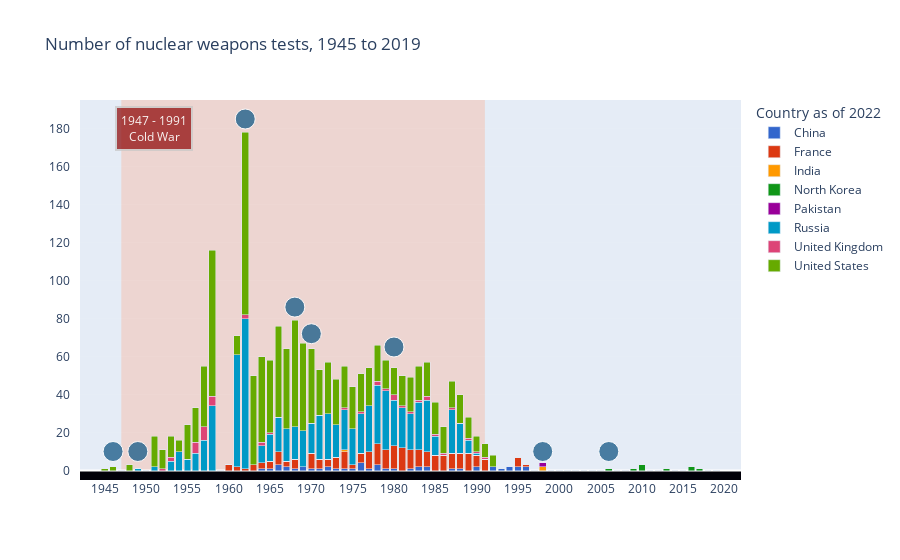

Notebook source saved alongside this figure:
### Code cell
title="Number of nuclear weapons tests, 1945 to 2019"
description="This interactive chart shows the number of nuclear weapons tests conducted since 1945. We can see that the Cold War was a very active period of nuclear weapons development. Although nuclear weapons were only ever used in warfare during the Second World War, there have been many tests conducted since then."

def kbplot():

    fig3 = px.bar(
        data_frame=df3.sort_values(by=["country_name"]),
        x=df3["year"],
        y=df3["nuclear_weapons_tests"],
        color=df3["country_name"],
        barmode="stack",
        height=600,
        hover_name=df3["country_name"],
        #hover_data="Test <extra></extra>",
        #labels=,
        title="Number of nuclear weapons tests, 1945 to 2019",
        labels={"color": "Country as of 2022", "x": "", "y": ""},
        color_discrete_sequence=px.colors.qualitative.G10
    )

    hovertemp="%{y}"

    fig3.update_traces(hovertemplate=hovertemp)

    fig3.update_layout(
        xaxis=dict(
            range=[1942,2022],
            ticklabelstep=5,
            tickangle=0,
            tickmode="linear",
            showgrid=False,
            #position=0,
            #anchor="free"
        ),
        yaxis=dict(
            #tickmode="linear",
            #tick0=20,
            #ticklabelstep=20,
            dtick=20,
            range=[-5,195],
            #showgrid=False,
            griddash="solid",
            gridwidth=0.05,
            #ticklabelstep=20,
            tickson="boundaries",
            ticksuffix="   ",
            #minor=dict(
            #    dtick=0.1,
            #    tick0=20),
            #tickmode="auto"

    ))

    #fig3.update_yaxes(ticksuffix = "   ")

    ########## Cold War ##########

    fig3.add_vrect(
        x0="1947", x1="1991",
        fillcolor="LightSalmon", opacity=0.3,
        layer="below", line_width=0,
    ),

    fig3.add_annotation(
            x=1951,
            y=180,
            xref="x",
            yref="y",
            text="1947 - 1991<br>Cold War",
            showarrow=False,
            font=dict(
                #family="Courier New, monospace",
                size=12,
                color="#ffffff"
                ),
            align="center",
            arrowhead=2,
            arrowsize=1,
            arrowwidth=2,
            arrowcolor="#636363",
            #ax=65,
            #ay=-80,
            bordercolor="#c7c7c7",
            borderwidth=2,
            borderpad=4,
            bgcolor="DarkRed",
            opacity=0.7
            )

    fig3.add_hrect(
        y0=-5, y1=0,
        fillcolor="#010008", opacity=1,
        layer="below", line_width=0,
    ),

    fig3.add_scatter(
        x=[1946],
        y=[10],
        name="1945",
        showlegend=False,
        hovertemplate="<b>1945:</b><br>Atomic bombings of Hiroshima and Nagasaki<extra></extra>",
        marker=dict(
            size=20,
            color="#21618C",
            opacity=0.8,
            line_color="white",
            line_width=1,
    ))

    fig3.add_scatter(
        x=[1949],
        y=[10],
        name="1949",
        showlegend=False,
        hovertemplate="<b>1949:</b><br>First successful test by USSR<extra></extra>",
        marker=dict(
            size=20,
            color="#21618C",
            opacity=0.8,
            line_color="white",
            line_width=1,
    ))

    fig3.add_scatter(
        x=[1962],
        y=[185],
        name="1962",
        showlegend=False,
        hovertemplate="<b>1962:</b><br>Cuban Missile Crisis<extra></extra>",
        marker=dict(
            size=20,
            color="#21618C",
            opacity=0.8,
            line_color="white",
            line_width=1,
    ))

    fig3.add_scatter(
        x=[1968],
        y=[86],
        name="1968",
        showlegend=False,
        hovertemplate="<b>1968:</b><br>Non-Proliferation Treaty<extra></extra>",
        marker=dict(
            size=20,
            color="#21618C",
            opacity=0.8,
            line_color="white",
            line_width=1,
    ))

    fig3.add_scatter(
        x=[1970],
        y=[72],
        name="1969",
        showlegend=False,
        hovertemplate="<b>1969:</b><br>Détente began in 1969, as a core element of the foreign policy<br>of president Richard Nixon and his top advisor Henry Kissinger. They wanted to end<br>the containment policy and gain friendlier relations with the USSR and China.<extra></extra>",
        marker=dict(
            size=20,
            color="#21618C",
            opacity=0.8,
            line_color="white",
            line_width=1,
    ))

    fig3.add_scatter(
        x=[1980],
        y=[65],
        name="1979",
        showlegend=False,
        hovertemplate="<b>1979:</b><br>Cold War flares up after Soviet invasion of Afghanistan<extra></extra>",
        marker=dict(
            size=20,
            color="#21618C",
            opacity=0.8,
            line_color="white",
            line_width=1,
    ))

    fig3.add_scatter(
        x=[1998],
        y=[10],
        name="1998",
        showlegend=False,
        hovertemplate="<b>1998:</b><br>India test detonated five nuclear weapons. Domestic pressure<br>within Pakistan began to build which resulted in detonating six nuclear weapons.<extra></extra>",
        marker=dict(
            size=20,
            color="#21618C",
            opacity=0.8,
            line_color="white",
            line_width=1,
    ))

    fig3.add_scatter(
        x=[2006],
        y=[10],
        name="2006",
        showlegend=False,
        hovertemplate="<b>2006:</b><br>First successful test by North Korea<extra></extra>",
        marker=dict(
            size=20,
            color="#21618C",
            opacity=0.8,
            line_color="white",
            line_width=1,
    ))    

    key=""
    info_dict=dict(title=title, description=description, lib="plotly_express")
    tuple=(key,fig3,info_dict)
    return tuple

def get_plots():
    rlist =[kbplot()]
    #rlist =[kbplot(),kbplot2()] #kbplot2 definieren!
    return rlist

testplot = kbplot()
testplot[1].show()

### Figure 1 — Plotly figure (JSON) as saved in the notebook; plotly's stock layout.template omitted (floating-point values rounded to 4 significant figures)
{"data": [{"alignmentgroup": "True", "hovertemplate": "%{y}", "hovertext": ["China", "China", "China", "China", "China", "China", "China", "China", "China", "China", "China", "China", "China", "China", "China", "China", "China", "China", "China", "China", "China", "China", "China", "China", "China", "China", "China", "China", "China", "China", "China", "China", "China", "China", "China", "China", "China", "China", "China", "China", "China", "China", "China", "China", "China", "China", "China", "China", "China", "China", "China", "China", "China", "China", "China", "China", "China", "China", "China", "China", "China", "China", "China", "China", "China", "China", "China", "China", "China", "China", "China", "China", "China", "China", "China"], "legendgroup": "China", "marker": {"color": "#3366CC", "pattern": {"shape": ""}}, "name": "China", "offsetgroup": "China", "orientation": "v", "showlegend": true, "textposition": "auto", "type": "bar", "x": [1945, 1946, 1947, 1948, 1949, 1950, 1951, 1952, 1953, 1954, 1955, 1956, 1957, 1958, 1959, 1960, 1961, 1962, 1963, 1964, 1965, 1966, 1967, 1968, 1969, 1970, 1971, 1972, 1973, 1974, 1975, 1976, 1977, 1978, 1979, 1980, 1981, 1982, 1983, 1984, 1985, 1986, 1987, 1988, 1989, 1990, 1991, 1992, 1993, 1994, 1995, 1996, 1997, 1998, 1999, 2000, 2001, 2002, 2003, 2004, 2005, 2006, 2007, 2008, 2009, 2010, 2011, 2012, 2013, 2014, 2015, 2016, 2017, 2018, 2019], "xaxis": "x", "y": [0, 0, 0, 0, 0, 0, 0, 0, 0, 0, 0, 0, 0, 0, 0, 0, 0, 0, 0, 1, 1, 3, 2, 1, 2, 1, 1, 2, 1, 1, 1, 4, 1, 3, 1, 1, 0, 1, 2, 2, 0, 0, 1, 1, 0, 2, 0, 2, 1, 2, 2, 2, 0, 0, 0, 0, 0, 0, 0, 0, 0, 0, 0, 0, 0, 0, 0, 0, 0, 0, 0, 0, 0, 0, 0], "yaxis": "y"}, {"alignmentgroup": "True", "hovertemplate": "%{y}", "hovertext": ["France", "France", "France", "France", "France", "France", "France", "France", "France", "France", "France", "France", "France", "France", "France", "France", "France", "France", "France", "France", "France", "France", "France", "France", "France", "France", "France", "France", "France", "France", "France", "France", "France", "France", "France", "France", "France", "France", "France", "France", "France", "France", "France", "France", "France", "France", "France", "France", "France", "France", "France", "France", "France", "France", "France", "France", "France", "France", "France", "France", "France", "France", "France", "France", "France", "France", "France", "France", "France", "France", "France", "France", "France", "France", "France"], "legendgroup": "France", "marker": {"color": "#DC3912", "pattern": {"shape": ""}}, "name": "France", "offsetgroup": "France", "orientation": "v", "showlegend": true, "textposition": "auto", "type": "bar", "x": [1945, 1946, 1947, 1948, 1949, 1950, 1951, 1952, 1953, 1954, 1955, 1956, 1957, 1958, 1959, 1960, 1961, 1962, 1963, 1964, 1965, 1966, 1967, 1968, 1969, 1970, 1971, 1972, 1973, 1974, 1975, 1976, 1977, 1978, 1979, 1980, 1981, 1982, 1983, 1984, 1985, 1986, 1987, 1988, 1989, 1990, 1991, 1992, 1993, 1994, 1995, 1996, 1997, 1998, 1999, 2000, 2001, 2002, 2003, 2004, 2005, 2006, 2007, 2008, 2009, 2010, 2011, 2012, 2013, 2014, 2015, 2016, 2017, 2018, 2019], "xaxis": "x", "y": [0, 0, 0, 0, 0, 0, 0, 0, 0, 0, 0, 0, 0, 0, 0, 3, 2, 1, 3, 3, 4, 7, 3, 5, 0, 8, 5, 4, 6, 9, 2, 5, 9, 11, 10, 12, 12, 10, 9, 8, 8, 8, 8, 8, 9, 6, 6, 0, 0, 0, 5, 1, 0, 0, 0, 0, 0, 0, 0, 0, 0, 0, 0, 0, 0, 0, 0, 0, 0, 0, 0, 0, 0, 0, 0], "yaxis": "y"}, {"alignmentgroup": "True", "hovertemplate": "%{y}", "hovertext": ["India", "India", "India", "India", "India", "India", "India", "India", "India", "India", "India", "India", "India", "India", "India", "India", "India", "India", "India", "India", "India", "India", "India", "India", "India", "India", "India", "India", "India", "India", "India", "India", "India", "India", "India", "India", "India", "India", "India", "India", "India", "India", "India", "India", "India", "India", "India", "India", "India", "India", "India", "India", "India", "India", "India", "India", "India", "India", "India", "India", "India", "India", "India", "India", "India", "India", "India", "India", "India", "India", "India", "India", "India", "India", "India"], "legendgroup": "India", "marker": {"color": "#FF9900", "pattern": {"shape": ""}}, "name": "India", "offsetgroup": "India", "orientation": "v", "showlegend": true, "textposition": "auto", "type": "bar", "x": [1945, 1946, 1947, 1948, 1949, 1950, 1951, 1952, 1953, 1954, 1955, 1956, 1957, 1958, 1959, 1960, 1961, 1962, 1963, 1964, 1965, 1966, 1967, 1968, 1969, 1970, 1971, 1972, 1973, 1974, 1975, 1976, 1977, 1978, 1979, 1980, 1981, 1982, 1983, 1984, 1985, 1986, 1987, 1988, 1989, 1990, 1991, 1992, 1993, 1994, 1995, 1996, 1997, 1998, 1999, 2000, 2001, 2002, 2003, 2004, 2005, 2006, 2007, 2008, 2009, 2010, 2011, 2012, 2013, 2014, 2015, 2016, 2017, 2018, 2019], "xaxis": "x", "y": [0, 0, 0, 0, 0, 0, 0, 0, 0, 0, 0, 0, 0, 0, 0, 0, 0, 0, 0, 0, 0, 0, 0, 0, 0, 0, 0, 0, 0, 1, 0, 0, 0, 0, 0, 0, 0, 0, 0, 0, 0, 0, 0, 0, 0, 0, 0, 0, 0, 0, 0, 0, 0, 2, 0, 0, 0, 0, 0, 0, 0, 0, 0, 0, 0, 0, 0, 0, 0, 0, 0, 0, 0, 0, 0], "yaxis": "y"}, {"alignmentgroup": "True", "hovertemplate": "%{y}", "hovertext": ["North Korea", "North Korea", "North Korea", "North Korea", "North Korea", "North Korea", "North Korea", "North Korea", "North Korea", "North Korea", "North Korea", "North Korea", "North Korea", "North Korea", "North Korea", "North Korea", "North Korea", "North Korea", "North Korea", "North Korea", "North Korea", "North Korea", "North Korea", "North Korea", "North Korea", "North Korea", "North Korea", "North Korea", "North Korea", "North Korea", "North Korea", "North Korea", "North Korea", "North Korea", "North Korea", "North Korea", "North Korea", "North Korea", "North Korea", "North Korea", "North Korea", "North Korea", "North Korea", "North Korea", "North Korea", "North Korea", "North Korea", "North Korea", "North Korea", "North Korea", "North Korea", "North Korea", "North Korea", "North Korea", "North Korea", "North Korea", "North Korea", "North Korea", "North Korea", "North Korea", "North Korea", "North Korea", "North Korea", "North Korea", "North Korea", "North Korea", "North Korea", "North Korea", "North Korea", "North Korea", "North Korea", "North Korea", "North Korea", "North Korea", "North Korea"], "legendgroup": "North Korea", "marker": {"color": "#109618", "pattern": {"shape": ""}}, "name": "North Korea", "offsetgroup": "North Korea", "orientation": "v", "showlegend": true, "textposition": "auto", "type": "bar", "x": [1945, 1946, 1947, 1948, 1949, 1950, 1951, 1952, 1953, 1954, 1955, 1956, 1957, 1958, 1959, 1960, 1961, 1962, 1963, 1964, 1965, 1966, 1967, 1968, 1969, 1970, 1971, 1972, 1973, 1974, 1975, 1976, 1977, 1978, 1979, 1980, 1981, 1982, 1983, 1984, 1985, 1986, 1987, 1988, 1989, 1990, 1991, 1992, 1993, 1994, 1995, 1996, 1997, 1998, 1999, 2000, 2001, 2002, 2003, 2004, 2005, 2006, 2007, 2008, 2009, 2010, 2011, 2012, 2013, 2014, 2015, 2016, 2017, 2018, 2019], "xaxis": "x", "y": [0, 0, 0, 0, 0, 0, 0, 0, 0, 0, 0, 0, 0, 0, 0, 0, 0, 0, 0, 0, 0, 0, 0, 0, 0, 0, 0, 0, 0, 0, 0, 0, 0, 0, 0, 0, 0, 0, 0, 0, 0, 0, 0, 0, 0, 0, 0, 0, 0, 0, 0, 0, 0, 0, 0, 0, 0, 0, 0, 0, 0, 1, 0, 0, 1, 3, 0, 0, 1, 0, 0, 2, 1, 0, 0], "yaxis": "y"}, {"alignmentgroup": "True", "hovertemplate": "%{y}", "hovertext": ["Pakistan", "Pakistan", "Pakistan", "Pakistan", "Pakistan", "Pakistan", "Pakistan", "Pakistan", "Pakistan", "Pakistan", "Pakistan", "Pakistan", "Pakistan", "Pakistan", "Pakistan", "Pakistan", "Pakistan", "Pakistan", "Pakistan", "Pakistan", "Pakistan", "Pakistan", "Pakistan", "Pakistan", "Pakistan", "Pakistan", "Pakistan", "Pakistan", "Pakistan", "Pakistan", "Pakistan", "Pakistan", "Pakistan", "Pakistan", "Pakistan", "Pakistan", "Pakistan", "Pakistan", "Pakistan", "Pakistan", "Pakistan", "Pakistan", "Pakistan", "Pakistan", "Pakistan", "Pakistan", "Pakistan", "Pakistan", "Pakistan", "Pakistan", "Pakistan", "Pakistan", "Pakistan", "Pakistan", "Pakistan", "Pakistan", "Pakistan", "Pakistan", "Pakistan", "Pakistan", "Pakistan", "Pakistan", "Pakistan", "Pakistan", "Pakistan", "Pakistan", "Pakistan", "Pakistan", "Pakistan", "Pakistan", "Pakistan", "Pakistan", "Pakistan", "Pakistan", "Pakistan"], "legendgroup": "Pakistan", "marker": {"color": "#990099", "pattern": {"shape": ""}}, "name": "Pakistan", "offsetgroup": "Pakistan", "orientation": "v", "showlegend": true, "textposition": "auto", "type": "bar", "x": [1945, 1946, 1947, 1948, 1949, 1950, 1951, 1952, 1953, 1954, 1955, 1956, 1957, 1958, 1959, 1960, 1961, 1962, 1963, 1964, 1965, 1966, 1967, 1968, 1969, 1970, 1971, 1972, 1973, 1974, 1975, 1976, 1977, 1978, 1979, 1980, 1981, 1982, 1983, 1984, 1985, 1986, 1987, 1988, 1989, 1990, 1991, 1992, 1993, 1994, 1995, 1996, 1997, 1998, 1999, 2000, 2001, 2002, 2003, 2004, 2005, 2006, 2007, 2008, 2009, 2010, 2011, 2012, 2013, 2014, 2015, 2016, 2017, 2018, 2019], "xaxis": "x", "y": [0, 0, 0, 0, 0, 0, 0, 0, 0, 0, 0, 0, 0, 0, 0, 0, 0, 0, 0, 0, 0, 0, 0, 0, 0, 0, 0, 0, 0, 0, 0, 0, 0, 0, 0, 0, 0, 0, 0, 0, 0, 0, 0, 0, 0, 0, 0, 0, 0, 0, 0, 0, 0, 2, 0, 0, 0, 0, 0, 0, 0, 0, 0, 0, 0, 0, 0, 0, 0, 0, 0, 0, 0, 0, 0], "yaxis": "y"}, {"alignmentgroup": "True", "hovertemplate": "%{y}", "hovertext": ["Russia", "Russia", "Russia", "Russia", "Russia", "Russia", "Russia", "Russia", "Russia", "Russia", "Russia", "Russia", "Russia", "Russia", "Russia", "Russia", "Russia", "Russia", "Russia", "Russia", "Russia", "Russia", "Russia", "Russia", "Russia", "Russia", "Russia", "Russia", "Russia", "Russia", "Russia", "Russia", "Russia", "Russia", "Russia", "Russia", "Russia", "Russia", "Russia", "Russia", "Russia", "Russia", "Russia", "Russia", "Russia", "Russia", "Russia", "Russia", "Russia", "Russia", "Russia", "Russia", "Russia", "Russia", "Russia", "Russia", "Russia", "Russia", "Russia", "Russia", "Russia", "Russia", "Russia", "Russia", "Russia", "Russia", "Russia", "Russia", "Russia", "Russia", "Russia", "Russia", "Russia", "Russia", "Russia"], "legendgroup": "Russia", "marker": {"color": "#0099C6", "pattern": {"shape": ""}}, "name": "Russia", "offsetgroup": "Russia", "orientation": "v", "showlegend": true, "textposition": "auto", "type": "bar", "x": [1945, 1946, 1947, 1948, 1949, 1950, 1951, 1952, 1953, 1954, 1955, 1956, 1957, 1958, 1959, 1960, 1961, 1962, 1963, 1964, 1965, 1966, 1967, 1968, 1969, 1970, 1971, 1972, 1973, 1974, 1975, 1976, 1977, 1978, 1979, 1980, 1981, 1982, 1983, 1984, 1985, 1986, 1987, 1988, 1989, 1990, 1991, 1992, 1993, 1994, 1995, 1996, 1997, 1998, 1999, 2000, 2001, 2002, 2003, 2004, 2005, 2006, 2007, 2008, 2009, 2010, 2011, 2012, 2013, 2014, 2015, 2016, 2017, 2018, 2019], "xaxis": "x", "y": [0, 0, 0, 0, 1, 0, 2, 0, 5, 10, 6, 9, 16, 34, 0, 0, 59, 79, 0, 9, 14, 18, 17, 17, 19, 16, 23, 24, 17, 21, 19, 21, 24, 31, 31, 24, 21, 19, 25, 27, 10, 0, 23, 16, 7, 1, 0, 0, 0, 0, 0, 0, 0, 0, 0, 0, 0, 0, 0, 0, 0, 0, 0, 0, 0, 0, 0, 0, 0, 0, 0, 0, 0, 0, 0], "yaxis": "y"}, {"alignmentgroup": "True", "hovertemplate": "%{y}", "hovertext": ["United Kingdom", "United Kingdom", "United Kingdom", "United Kingdom", "United Kingdom", "United Kingdom", "United Kingdom", "United Kingdom", "United Kingdom", "United Kingdom", "United Kingdom", "United Kingdom", "United Kingdom", "United Kingdom", "United Kingdom", "United Kingdom", "United Kingdom", "United Kingdom", "United Kingdom", "United Kingdom", "United Kingdom", "United Kingdom", "United Kingdom", "United Kingdom", "United Kingdom", "United Kingdom", "United Kingdom", "United Kingdom", "United Kingdom", "United Kingdom", "United Kingdom", "United Kingdom", "United Kingdom", "United Kingdom", "United Kingdom", "United Kingdom", "United Kingdom", "United Kingdom", "United Kingdom", "United Kingdom", "United Kingdom", "United Kingdom", "United Kingdom", "United Kingdom", "United Kingdom", "United Kingdom", "United Kingdom", "United Kingdom", "United Kingdom", "United Kingdom", "United Kingdom", "United Kingdom", "United Kingdom", "United Kingdom", "United Kingdom", "United Kingdom", "United Kingdom", "United Kingdom", "United Kingdom", "United Kingdom", "United Kingdom", "United Kingdom", "United Kingdom", "United Kingdom", "United Kingdom", "United Kingdom", "United Kingdom", "United Kingdom", "United Kingdom", "United Kingdom", "United Kingdom", "United Kingdom", "United Kingdom", "United Kingdom", "United Kingdom"], "legendgroup": "United Kingdom", "marker": {"color": "#DD4477", "pattern": {"shape": ""}}, "name": "United Kingdom", "offsetgroup": "United Kingdom", "orientation": "v", "showlegend": true, "textposition": "auto", "type": "bar", "x": [1945, 1946, 1947, 1948, 1949, 1950, 1951, 1952, 1953, 1954, 1955, 1956, 1957, 1958, 1959, 1960, 1961, 1962, 1963, 1964, 1965, 1966, 1967, 1968, 1969, 1970, 1971, 1972, 1973, 1974, 1975, 1976, 1977, 1978, 1979, 1980, 1981, 1982, 1983, 1984, 1985, 1986, 1987, 1988, 1989, 1990, 1991, 1992, 1993, 1994, 1995, 1996, 1997, 1998, 1999, 2000, 2001, 2002, 2003, 2004, 2005, 2006, 2007, 2008, 2009, 2010, 2011, 2012, 2013, 2014, 2015, 2016, 2017, 2018, 2019], "xaxis": "x", "y": [0, 0, 0, 0, 0, 0, 0, 1, 2, 0, 0, 6, 7, 5, 0, 0, 0, 2, 0, 2, 1, 0, 0, 0, 0, 0, 0, 0, 0, 1, 0, 1, 0, 2, 1, 3, 1, 1, 1, 2, 1, 1, 1, 0, 1, 1, 1, 0, 0, 0, 0, 0, 0, 0, 0, 0, 0, 0, 0, 0, 0, 0, 0, 0, 0, 0, 0, 0, 0, 0, 0, 0, 0, 0, 0], "yaxis": "y"}, {"alignmentgroup": "True", "hovertemplate": "%{y}", "hovertext": ["United States", "United States", "United States", "United States", "United States", "United States", "United States", "United States", "United States", "United States", "United States", "United States", "United States", "United States", "United States", "United States", "United States", "United States", "United States", "United States", "United States", "United States", "United States", "United States", "United States", "United States", "United States", "United States", "United States", "United States", "United States", "United States", "United States", "United States", "United States", "United States", "United States", "United States", "United States", "United States", "United States", "United States", "United States", "United States", "United States", "United States", "United States", "United States", "United States", "United States", "United States", "United States", "United States", "United States", "United States", "United States", "United States", "United States", "United States", "United States", "United States", "United States", "United States", "United States", "United States", "United States", "United States", "United States", "United States", "United States", "United States", "United States", "United States", "United States", "United States"], "legendgroup": "United States", "marker": {"color": "#66AA00", "pattern": {"shape": ""}}, "name": "United States", "offsetgroup": "United States", "orientation": "v", "showlegend": true, "textposition": "auto", "type": "bar", "x": [1945, 1946, 1947, 1948, 1949, 1950, 1951, 1952, 1953, 1954, 1955, 1956, 1957, 1958, 1959, 1960, 1961, 1962, 1963, 1964, 1965, 1966, 1967, 1968, 1969, 1970, 1971, 1972, 1973, 1974, 1975, 1976, 1977, 1978, 1979, 1980, 1981, 1982, 1983, 1984, 1985, 1986, 1987, 1988, 1989, 1990, 1991, 1992, 1993, 1994, 1995, 1996, 1997, 1998, 1999, 2000, 2001, 2002, 2003, 2004, 2005, 2006, 2007, 2008, 2009, 2010, 2011, 2012, 2013, 2014, 2015, 2016, 2017, 2018, 2019], "xaxis": "x", "y": [1, 2, 0, 3, 0, 0, 16, 10, 11, 6, 18, 18, 32, 77, 0, 0, 10, 96, 47, 45, 38, 48, 42, 56, 46, 39, 24, 27, 24, 22, 22, 20, 20, 19, 15, 14, 16, 18, 18, 18, 17, 14, 14, 15, 11, 8, 7, 6, 0, 0, 0, 0, 0, 0, 0, 0, 0, 0, 0, 0, 0, 0, 0, 0, 0, 0, 0, 0, 0, 0, 0, 0, 0, 0, 0], "yaxis": "y"}, {"hovertemplate": "<b>1945:</b><br>Atomic bombings of Hiroshima and Nagasaki<extra></extra>", "marker": {"color": "#21618C", "line": {"color": "white", "width": 1}, "opacity": 0.8, "size": 20}, "name": "1945", "showlegend": false, "type": "scatter", "x": [1946], "y": [10]}, {"hovertemplate": "<b>1949:</b><br>First successful test by USSR<extra></extra>", "marker": {"color": "#21618C", "line": {"color": "white", "width": 1}, "opacity": 0.8, "size": 20}, "name": "1949", "showlegend": false, "type": "scatter", "x": [1949], "y": [10]}, {"hovertemplate": "<b>1962:</b><br>Cuban Missile Crisis<extra></extra>", "marker": {"color": "#21618C", "line": {"color": "white", "width": 1}, "opacity": 0.8, "size": 20}, "name": "1962", "showlegend": false, "type": "scatter", "x": [1962], "y": [185]}, {"hovertemplate": "<b>1968:</b><br>Non-Proliferation Treaty<extra></extra>", "marker": {"color": "#21618C", "line": {"color": "white", "width": 1}, "opacity": 0.8, "size": 20}, "name": "1968", "showlegend": false, "type": "scatter", "x": [1968], "y": [86]}, {"hovertemplate": "<b>1969:</b><br>Détente began in 1969, as a core element of the foreign policy<br>of president Richard Nixon and his top advisor Henry Kissinger. They wanted to end<br>the containment policy and gain friendlier relations with the USSR and China.<extra></extra>", "marker": {"color": "#21618C", "line": {"color": "white", "width": 1}, "opacity": 0.8, "size": 20}, "name": "1969", "showlegend": false, "type": "scatter", "x": [1970], "y": [72]}, {"hovertemplate": "<b>1979:</b><br>Cold War flares up after Soviet invasion of Afghanistan<extra></extra>", "marker": {"color": "#21618C", "line": {"color": "white", "width": 1}, "opacity": 0.8, "size": 20}, "name": "1979", "showlegend": false, "type": "scatter", "x": [1980], "y": [65]}, {"hovertemplate": "<b>1998:</b><br>India test detonated five nuclear weapons. Domestic pressure<br>within Pakistan began to build which resulted in detonating six nuclear weapons.<extra></extra>", "marker": {"color": "#21618C", "line": {"color": "white", "width": 1}, "opacity": 0.8, "size": 20}, "name": "1998", "showlegend": false, "type": "scatter", "x": [1998], "y": [10]}, {"hovertemplate": "<b>2006:</b><br>First successful test by North Korea<extra></extra>", "marker": {"color": "#21618C", "line": {"color": "white", "width": 1}, "opacity": 0.8, "size": 20}, "name": "2006", "showlegend": false, "type": "scatter", "x": [2006], "y": [10]}], "layout": {"annotations": [{"align": "center", "arrowcolor": "#636363", "arrowhead": 2, "arrowsize": 1, "arrowwidth": 2, "bgcolor": "DarkRed", "bordercolor": "#c7c7c7", "borderpad": 4, "borderwidth": 2, "font": {"color": "#ffffff", "size": 12}, "opacity": 0.7, "showarrow": false, "text": "1947 - 1991<br>Cold War", "x": 1951, "xref": "x", "y": 180, "yref": "y"}], "autosize": true, "barmode": "stack", "legend": {"title": {"text": "Country as of 2022"}, "tracegroupgap": 0}, "shapes": [{"fillcolor": "LightSalmon", "layer": "below", "line": {"width": 0}, "opacity": 0.3, "type": "rect", "x0": "1947", "x1": "1991", "xref": "x", "y0": 0, "y1": 1, "yref": "y domain"}, {"fillcolor": "#010008", "layer": "below", "line": {"width": 0}, "opacity": 1, "type": "rect", "x0": 0, "x1": 1, "xref": "x domain", "y0": -5, "y1": 0, "yref": "y"}], "title": {"text": "Number of nuclear weapons tests, 1945 to 2019"}, "xaxis": {"anchor": "y", "domain": [0, 1], "range": [1942, 2022], "showgrid": false, "tickangle": 0, "ticklabelstep": 5, "tickmode": "linear", "title": {"text": ""}, "type": "linear"}, "yaxis": {"anchor": "x", "domain": [0, 1], "dtick": 20, "griddash": "solid", "gridwidth": 0.05, "range": [-5, 195], "tickson": "boundaries", "ticksuffix": "   ", "title": {"text": ""}, "type": "linear"}}}
